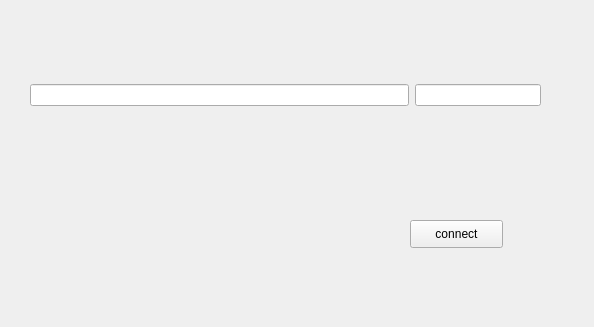
<?xml version="1.0" encoding="UTF-8"?>
<ui version="4.0">
 <class>connext</class>
 <widget class="QWidget" name="connext">
  <property name="geometry">
   <rect>
    <x>0</x>
    <y>0</y>
    <width>594</width>
    <height>327</height>
   </rect>
  </property>
  <property name="windowTitle">
   <string>Form</string>
  </property>
  <widget class="QPushButton" name="pushButton">
   <property name="geometry">
    <rect>
     <x>410</x>
     <y>220</y>
     <width>93</width>
     <height>28</height>
    </rect>
   </property>
   <property name="text">
    <string>connect</string>
   </property>
  </widget>
  <widget class="QWidget" name="">
   <property name="geometry">
    <rect>
     <x>30</x>
     <y>40</y>
     <width>511</width>
     <height>111</height>
    </rect>
   </property>
   <layout class="QHBoxLayout" name="horizontalLayout" stretch="3,1">
    <item>
     <widget class="QLineEdit" name="hostLineEdit"/>
    </item>
    <item>
     <widget class="QLineEdit" name="portLineEdit"/>
    </item>
   </layout>
  </widget>
  <zorder>hostLineEdit</zorder>
  <zorder>portLineEdit</zorder>
  <zorder>pushButton</zorder>
  <zorder>hostLineEdit</zorder>
 </widget>
 <resources/>
 <connections/>
</ui>
